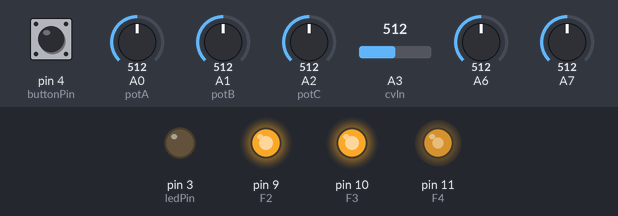
Recording of a sketch running on a simulated Arduino Nano, built with avr-gcc and run on an emulated ATmega328P. Parts: output pins drawn as LEDs (lit = HIGH). Inputs (shaded band) come from the test bench; at power-on: A0 (potA) = 512, A1 (potB) = 512, A3 (cvIn) = 512, pin 4 (buttonPin) HIGH, A2 (potC) = 512, A6 = 512, A7 = 512. Random numbers use the default seed unless the sketch sets one.

Above: at 1.3 s.
1.4 s: A0 (potA) set to 716
At 1.69 s:
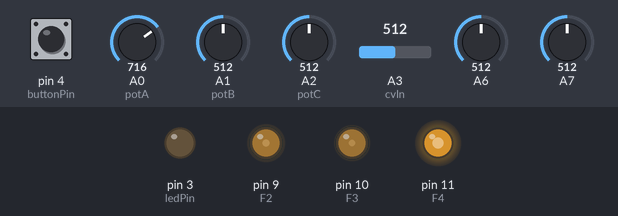
4.4 s: A1 (potB) set to 716
At 4.7 s:
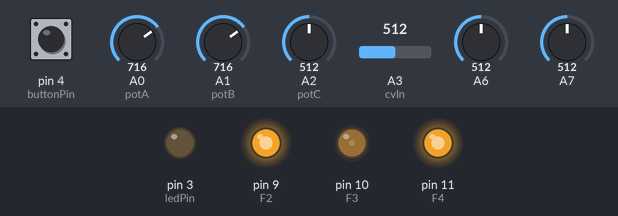
7.4 s: A3 (cvIn) set to 716
At 8.61 s:
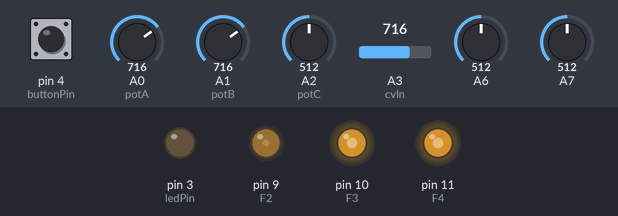
10.4 s: pin 4 (buttonPin) pulled LOW for 0.15 s
At 10.62 s:
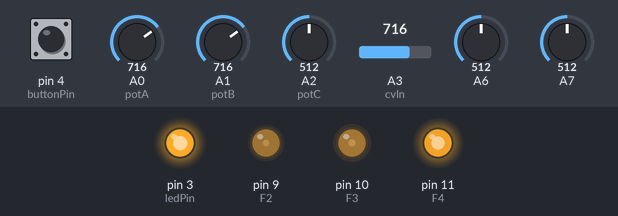
Timing chart, 0 to 11.3 s (numbered marks = the images above; inputs shaded):
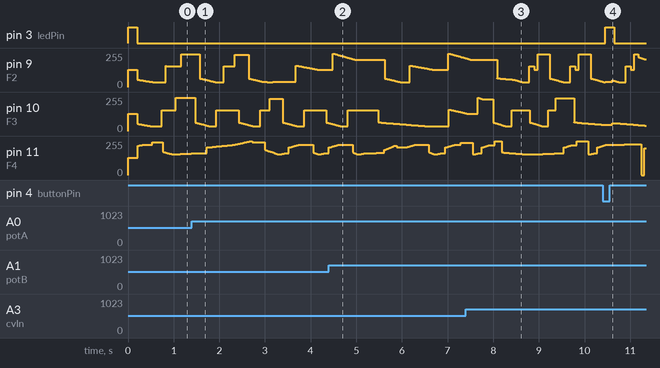

The sketch:

mod1-1D-wavetable.ino
```cpp
/*
  Procedurally Generated Triple Wavetable LFO

  Triple wavetable / terrain LFO with CV speed modulation input and probabilistic SloMo mode.
  Firmware idea by Rob Heel for Mod1 eurorack module by Hagiwo.

  On each button press, three independent wavetables (“terrains”) are generated.
  Pot C controls the number of “knots” (points) in each waveform. Individual outs on F2, F3, F4.

  Waveform generation is semi-random, following musical constraints:
  - Starts and ends at the same value for seamless looping.
  - Contains at least one zero crossing.
  - Nonlinear knot spacing.
  - After a spike, a longer rest region follows.
  - One curved segment per waveform (Bézier)

  Wavetables reading has a defined detune in speed:
  speed1 * 0.9 -> F2; speed2 * 1.0 -> F3; speed3 * 1.1 -> F4;

  Random slow-mo events that scale with tempo - probability set via Potb.
  SloMo randomly and independently slows down the playback speed of each terrain waveform for a short,
  speed-dependent duration — creating natural, unsynced pauses or “breaths” in their motion.

  CV input (0 to 5 Volts) on F1 (A3) for speed offset (adds 0–1 Hz to base speed).

  Pots:
    A0 -> Base speed (0.01–5 Hz)
    A1 -> SloMo  probability
    A2 -> Knots (3..12)

  Button:
    D4 -> generate new set of waveforms

  LED:
    D3 -> blink during generation

  Outputs:
    F2 (D9)  : Terrain 1
    F3 (D10) : Terrain 2
    F4 (D11) : Terrain 3

  Inputs:
    F1 (A3) : CV input for speed offset (adds 0–1 Hz to base speed)
*/

#define TABLE_SIZE 256
uint16_t terrain1[TABLE_SIZE];
uint16_t terrain2[TABLE_SIZE];
uint16_t terrain3[TABLE_SIZE];

float phase1 = 0.0, phase2 = 0.0, phase3 = 0.0;
float lastPwm1 = 128.0, lastPwm2 = 128.0, lastPwm3 = 128.0;

// --- Uncomment to enable serial debug ---
// #define DEBUG_SERIAL

// --- Pins ---
const int potA = A0;   // speed
const int potB = A1;   // SloMo probability
const int potC = A2;   // knots
const int cvIn = A3;   // F1 speed modulation CV in
const int buttonPin = 4;
const int ledPin = 3;

// --- Debounce ---
bool lastButtonState = HIGH;
unsigned long lastDebounce = 0;
const unsigned long debounceDelay = 50;
bool blinking = false;
unsigned long blinkStart = 0;
const unsigned long blinkDuration = 200;

// --- Utils ---
float mapFloat(float x, float in_min, float in_max, float out_min, float out_max) {
  return (x - in_min) * (out_max - out_min) / (in_max - in_min) + out_min;
}

// -----------------------------------------------------------------------------
// setup()
// -----------------------------------------------------------------------------
void setup() {
  pinMode(potA, INPUT);
  pinMode(potB, INPUT);
  pinMode(potC, INPUT);
  pinMode(cvIn, INPUT);
  pinMode(buttonPin, INPUT_PULLUP);
  pinMode(ledPin, OUTPUT);

  // PWM outs
  pinMode(9, OUTPUT);   // F2
  pinMode(10, OUTPUT);  // F3
  pinMode(11, OUTPUT);  // F4

  // --- Timer1 (16-bit) PWM Setup for D10 (F3) ---
  TCCR1A = _BV(COM1A1) | _BV(COM1B1) | _BV(WGM10);
  TCCR1B = _BV(WGM12) | _BV(CS10);   // ~31.4 kHz PWM, no prescale

  // --- Timer2 (8-bit) PWM Setup for D11 (F4) ---
  TCCR2A = _BV(COM2A1) | _BV(WGM21) | _BV(WGM20);
  TCCR2B = _BV(CS21); // prescale 8 → ~7.8 kHz PWM

  OCR1A = 128;
  OCR1B = 128;
  OCR2A = 128;

  randomSeed(analogRead(A7));

  #ifdef DEBUG_SERIAL
  Serial.begin(115200);
  Serial.println("Dual Terrain LFO Ready");
  #endif

  generateTerrains(); // initial generation
}

// -----------------------------------------------------------------------------
// generateTerrain() helper for one table
// -----------------------------------------------------------------------------
void generateSingleTerrain(uint16_t* table, int knots, float heightScale) {
  float knotVals[24];
  for (int k = 0; k < knots; ++k) {
    float val = (random(0, 1000) / 1000.0f) * heightScale;
    knotVals[k] = val;
  }
  knotVals[random(0, knots)] = 0.0f;
  knotVals[random(0, knots)] = heightScale;

  float knotPos[24];
  float total = 0.0f;
  for (int k = 0; k < knots; ++k) {
    float step = random(50, 200) / 1000.0f;
    total += step;
    knotPos[k] = total;
  }
  for (int k = 0; k < knots; ++k) knotPos[k] /= total;

  knotVals[knots - 1] = knotVals[0];
  knotPos[knots - 1] = 1.0f;

  int curvedSegment = random(0, knots - 1);
  float curvature = random(-80, 80) / 100.0f;

  for (int i = 0; i < TABLE_SIZE; ++i) {
    float t = (float)i / (TABLE_SIZE - 1);
    int k0 = 0;
    while (k0 < knots - 1 && t > knotPos[k0 + 1]) k0++;
    int k1 = min(k0 + 1, knots - 1);
    float frac = (t - knotPos[k0]) / (knotPos[k1] - knotPos[k0]);

    float v;
    if (k0 == curvedSegment) {
      float v0 = knotVals[k0];
      float v1 = knotVals[k1];
      float vMid = (v0 + v1) / 2.0f + curvature;
      vMid = constrain(vMid, 0.0f, 1.0f);
      float oneMinusT = 1.0f - frac;
      v = oneMinusT * oneMinusT * v0
        + 2.0f * oneMinusT * frac * vMid
        + frac * frac * v1;
    } else {
      v = knotVals[k0] * (1.0f - frac) + knotVals[k1] * frac;
    }

    table[i] = (uint16_t)(constrain(v, 0.0f, 1.0f) * 65535.0f);
  }
}

// -----------------------------------------------------------------------------
// generateTerrains() –  at once
// -----------------------------------------------------------------------------
void generateTerrains() {
  digitalWrite(ledPin, HIGH);
  blinking = true;
  blinkStart = millis();

  int rawC = analogRead(potC);
  int knots = mapFloat(rawC, 0, 1023, 3, 12);
  float heightScale = 1.0;

/*
  randomSeed(analogRead(A7));
  generateSingleTerrain(terrain1, knots, heightScale);

  randomSeed(micros());
  generateSingleTerrain(terrain2, knots, heightScale);

  generateSingleTerrain(terrain3, knots, heightScale);
  */

  randomSeed(analogRead(A7));
  generateSingleTerrain(terrain1, knots, heightScale);

  randomSeed(analogRead(A6));
  generateSingleTerrain(terrain2, knots, heightScale);

  randomSeed(micros());
  generateSingleTerrain(terrain3, knots, heightScale);

  phase1 = phase2 = phase3 = 0.0;

  #ifdef DEBUG_SERIAL
  Serial.println("New terrains generated");
  #endif
}

// -----------------------------------------------------------------------------
// loop()
// -----------------------------------------------------------------------------
void loop() {
  // --- button ---
  int reading = digitalRead(buttonPin);
  if (reading != lastButtonState) lastDebounce = millis();
  if ((millis() - lastDebounce) > debounceDelay) {
    static int lastStableState = HIGH;
    if (reading != lastStableState) {
      lastStableState = reading;
      if (reading == LOW) generateTerrains();
    }
  }
  lastButtonState = reading;

  if (blinking && millis() - blinkStart > blinkDuration) {
    digitalWrite(ledPin, LOW);
    blinking = false;
  }

  // --- base speed from pot ---
  float speedCtrl = analogRead(potA) / 1023.0;
  //float baseHz = 0.01 * pow(500.0, speedCtrl);  // 0.01..5 Hz exponential
  float baseHz = 0.01 * pow(300.0, speedCtrl);  // 0.01 .. ~3 Hz

  // --- CV modulation ---
  int rawCV = analogRead(cvIn);
  float cvHz = mapFloat(rawCV, 0, 1023, 0.0, 1.0); // 0–1 Hz
  float tableHz = baseHz + cvHz;                   // combined

  // --- clamp ---
  if (tableHz < 0.0) tableHz = 0.0;    // safety cap
  if (tableHz > 10.0) tableHz = 10.0;  // safety cap

  // --- time step ---
  static unsigned long lastTime = 0;
  unsigned long now = micros();
  float dt = (now - lastTime) / 1e6;
  if (dt <= 0) dt = 0.001;
  lastTime = now;


    // --- PotB controls slowdown probability/intensity ---
    float intensity = analogRead(potB) / 1023.0;  // 0.0 .. 1.0

    // --- fixed detune between the three outputs ---
    float speed1 = tableHz * 0.9;   // F2
    float speed2 = tableHz * 1.0;   // F3
    float speed3 = tableHz * 1.1;   // F4

    // --- SlowMo struct for independent slowdown events ---
    struct SlowMo {
      bool active;
      float slowFactor;      // e.g., 0.2 = 5× slower
      float duration;        // milliseconds
      unsigned long startTime;
    };
    static SlowMo slow1, slow2, slow3;

    // Helper lambda to maybe trigger one slowdown
    auto maybeTriggerSlowmo = [&](SlowMo &s) {
      // PotB controls probability of triggering
      if (!s.active && random(10000) < intensity * 5) {
        s.active = true;                             // intensity * 5 -> 0.05 % chance
        s.slowFactor = random(10, 50) / 100.0;       // 0.1–0.5x speed
        float durBase = 800 + random(200, 3000);     // 0.8–3 s // or base 2000 + random(1000, 6000)
        s.duration = durBase / (tableHz + 0.1);      // slower base speed → longer event
        s.startTime = millis();
      }
      if (s.active && (millis() - s.startTime > s.duration)) {
        s.active = false;                             // back to normal speed
      }
    };

    // Evaluate possible slowdowns for each waveform
    maybeTriggerSlowmo(slow1);
    maybeTriggerSlowmo(slow2);
    maybeTriggerSlowmo(slow3);

    // --- Apply slowdown factors if active ---
    float actualSpeed1 = slow1.active ? speed1 * slow1.slowFactor : speed1;
    float actualSpeed2 = slow2.active ? speed2 * slow2.slowFactor : speed2;
    float actualSpeed3 = slow3.active ? speed3 * slow3.slowFactor : speed3;

  // --- Advance phases ---
  phase1 += actualSpeed1 * TABLE_SIZE * dt;
  phase2 += actualSpeed2 * TABLE_SIZE * dt;
  phase3 += actualSpeed3 * TABLE_SIZE * dt;

  // Wrap around
  if (phase1 >= TABLE_SIZE) phase1 -= TABLE_SIZE;
  if (phase2 >= TABLE_SIZE) phase2 -= TABLE_SIZE;
  if (phase3 >= TABLE_SIZE) phase3 -= TABLE_SIZE;

  // --- interpolation helper ---
  auto interpTable = [](uint16_t* tbl, float phase) {
    int i0 = (int)phase;
    int i1 = i0 + 1;
    if (i1 >= TABLE_SIZE) i1 = 0;
    float frac = phase - (float)i0;
    int32_t delta = (int32_t)tbl[i1] - (int32_t)tbl[i0];
    int32_t tmp = (int32_t)tbl[i0] + (int32_t)(delta * frac);
    tmp = constrain(tmp, 0, 65535);
    return (uint16_t)tmp;
  };

    // --- interpolate ---
    uint16_t interp1 = interpTable(terrain1, phase1);
    uint16_t interp2 = interpTable(terrain2, phase2);
    uint16_t interp3 = interpTable(terrain3, phase3);

    int pwm1 = (interp1 + 128) >> 8;
    int pwm2 = (interp2 + 128) >> 8;
    int pwm3 = (interp3 + 128) >> 8;

    lastPwm1 = lastPwm1 * 0.9 + pwm1 * 0.1;
    lastPwm2 = lastPwm2 * 0.9 + pwm2 * 0.1;
    lastPwm3 = lastPwm3 * 0.9 + pwm3 * 0.1;

    // --- write to PWM registers ---
    OCR1A = (uint8_t)lastPwm1;    // F2
    OCR1B = (uint8_t)lastPwm2;    // F3
    OCR2A = (uint8_t)lastPwm3;    // F4

  #ifdef DEBUG_SERIAL
  static unsigned long lastPrint = 0;
  if (millis() - lastPrint > 100) {
    Serial.print("CVHz="); Serial.print(cvHz, 2);
    Serial.print(" BaseHz="); Serial.print(baseHz, 2);
    Serial.print(" TotalHz="); Serial.println(tableHz, 2);
    lastPrint = millis();
  }
  #endif
}
```
